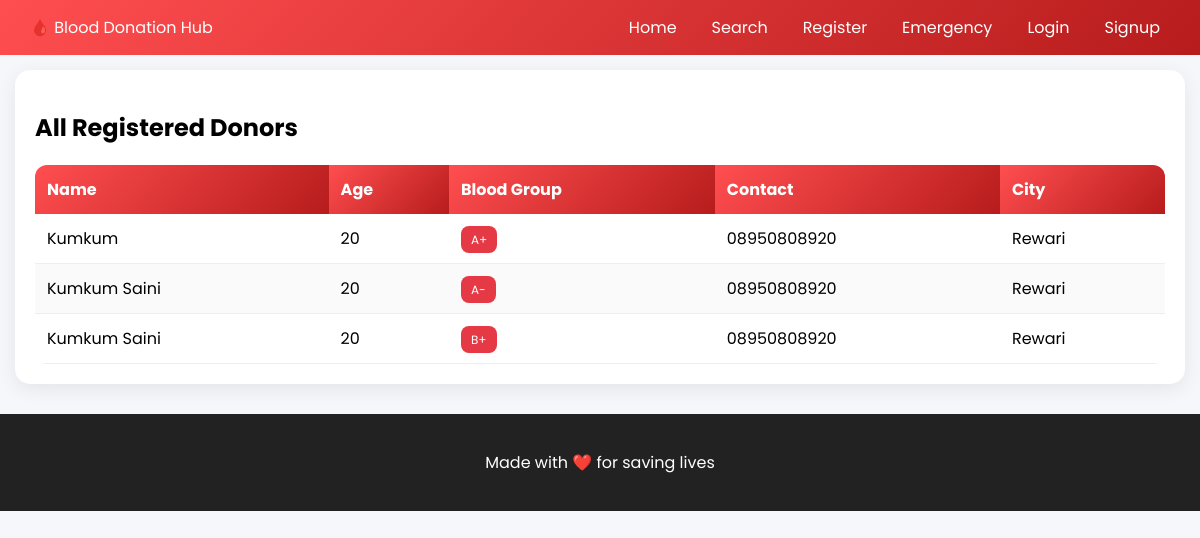
The app's page /donors, older data.
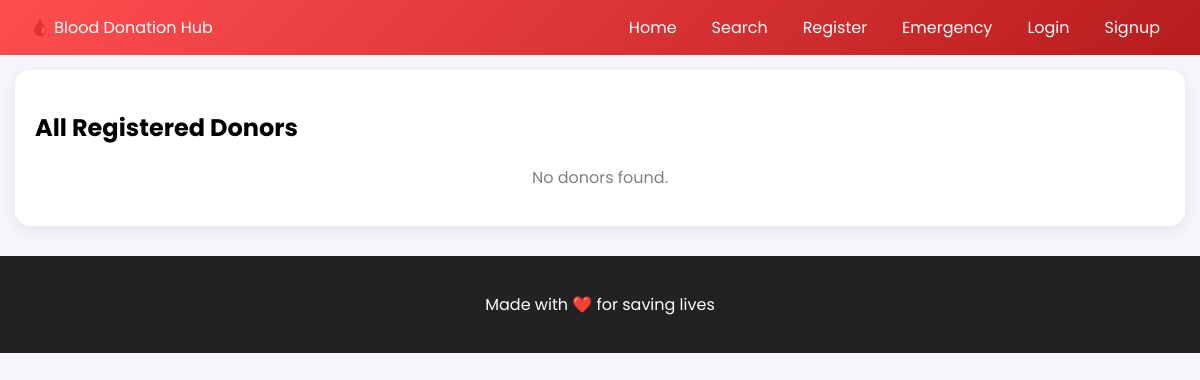
The same page, newer data.
### tables this page shows
CREATE TABLE donors(
        id INTEGER PRIMARY KEY AUTOINCREMENT,
        name TEXT,
        age INTEGER,
        blood_group TEXT,
        contact TEXT,
        city TEXT
    );

### app.py (the view)
    @app.route("/donors")
    def donors_list():
        data = g.db.execute("SELECT * FROM donors ORDER BY id DESC").fetchall()
        return render_template("donors.html", donors=data)

### app.py (called while the page is built)
def get_db():
    conn = sqlite3.connect(DB_PATH)
    conn.row_factory = sqlite3.Row
    return conn

### templates/donors.html
{% extends "base.html" %}
{% block content %}
<section class="card">
    <h2>All Registered Donors</h2>
    {% if donors %}
    <div class="table-container">
        <table class="modern-table">
            <thead>
                <tr>
                    <th>Name</th>
                    <th>Age</th>
                    <th>Blood Group</th>
                    <th>Contact</th>
                    <th>City</th>
                </tr>
            </thead>
            <tbody>
                {% for donor in donors %}
                <tr>
                    <td>{{ donor["name"] }}</td>
                    <td>{{ donor["age"] }}</td>
                    <td><span class="badge">{{ donor["blood_group"] }}</span></td>
                    <td>{{ donor["contact"] }}</td>
                    <td>{{ donor["city"] }}</td>
                </tr>
                {% endfor %}
            </tbody>
        </table>
    </div>
    {% else %}
        <p class="empty">No donors found.</p>
    {% endif %}
</section>
{% endblock %}

### templates/base.html (shortened to what this page needs)
<!DOCTYPE html>
<html lang="en">
<head>
    <link rel="stylesheet" href="{{ url_for('static', filename='style.css') }}">
</head>
<body>
<header class="navbar">
    <div class="logo">🩸 Blood Donation Hub</div>
    <nav class="nav-links">
        <a href="{{ url_for('home') }}">Home</a>
        <a href="{{ url_for('search_donors') }}">Search</a>
        <a href="{{ url_for('register_donor') }}">Register</a>
        <a href="{{ url_for('emergency_request') }}">Emergency</a>
        {% if session.get('user_id') %}
            <a href="{{ url_for('profile') }}">👤 {{ session.get('user_name') }}</a>
            <a href="{{ url_for('logout') }}">Logout</a>
        {% else %}
            <a href="{{ url_for('login') }}">Login</a>
            <a href="{{ url_for('signup') }}">Signup</a>
        {% endif %}
    </nav>
</header>
<main class="container">
    {% block content %}{% endblock %}
</main>
<footer>
    <p>Made with ❤️ for saving lives</p>
</footer>
</body>
</html>

### static/style.css (style rules this page uses)
body { font-family: 'Poppins', sans-serif; margin: 0; background: #f5f7fb; }
.navbar { display: flex; justify-content: space-between; padding: 15px 30px; background: linear-gradient(135deg, #ff4e50, #b71c1c); color: white; position: sticky; top: 0; z-index: 100; }
.navbar a { color: white; margin: 0 10px; text-decoration: none; }
.card { background: white; padding: 20px; margin: 15px; border-radius: 15px; box-shadow: 0 5px 20px rgba(0,0,0,0.08); transition: 0.3s; }
.empty { text-align: center; color: gray; margin-top: 15px; }
footer { text-align: center; padding: 20px; margin-top: 30px; background: #222; color: white; }
.card, .action-card { animation: fadeIn 0.6s ease-in; }
.nav-links { display: flex; gap: 15px; align-items: center; }

Row changes from the older to the newer data that the page shows:
removed donors: name "Kumkum", age "20", blood_group "A+", contact "08950808920", city "Rewari"
removed donors: name "Kumkum Saini", age "20", blood_group "A-", contact "08950808920", city "Rewari"
removed donors: name "Kumkum Saini", age "20", blood_group "B+", contact "08950808920", city "Rewari"
Text that changed along with them:
text no longer shown: "Name Age Blood Group Contact City"
text now shown: "No donors found."
